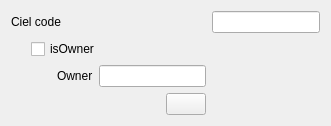
<?xml version="1.0" encoding="UTF-8"?>
<ui version="4.0">
 <class>BaseWidgets::Internal::BaseFormWidget</class>
 <widget class="QWidget" name="BaseWidgets::Internal::BaseFormWidget">
  <property name="geometry">
   <rect>
    <x>0</x>
    <y>0</y>
    <width>331</width>
    <height>106</height>
   </rect>
  </property>
  <property name="windowTitle">
   <string/>
  </property>
  <layout class="QGridLayout" name="gridLayout">
   <item row="0" column="0">
    <widget class="QLabel" name="cielCodeLabel">
     <property name="text">
      <string>Ciel code</string>
     </property>
    </widget>
   </item>
   <item row="0" column="1">
    <layout class="QHBoxLayout" name="CielCodeLayout"/>
   </item>
   <item row="0" column="2">
       <widget class="QLineEdit" name="cielCodeEdit"/>
   </item>
   <item row="1" column="0" colspan="2">
    <layout class="QGridLayout" name="gridLayout_2">
     <item row="1" column="2">
      <widget class="QLabel" name="paperRecordLabel">
       <property name="text">
        <string>Owner</string>
       </property>
       <property name="buddy">
        <cstring>ownerEdit</cstring>
       </property>
      </widget>
     </item>
     <item row="1" column="0">
      <spacer name="horizontalSpacer_2">
       <property name="orientation">
        <enum>Qt::Horizontal</enum>
       </property>
       <property name="sizeType">
        <enum>QSizePolicy::Fixed</enum>
       </property>
       <property name="sizeHint" stdset="0">
        <size>
         <width>20</width>
         <height>20</height>
        </size>
       </property>
      </spacer>
     </item>
     <item row="1" column="3">
      <widget class="QLineEdit" name="paperRecordEdit"/>
     </item>
     <item row="0" column="1" colspan="3">
      <widget class="QCheckBox" name="isSINOwnerCheck">
       <property name="text">
        <string>isOwner</string>
       </property>
      </widget>
     </item>
     <item row="0" column="0">
      <spacer name="horizontalSpacer">
       <property name="orientation">
        <enum>Qt::Horizontal</enum>
       </property>
       <property name="sizeType">
        <enum>QSizePolicy::Fixed</enum>
       </property>
       <property name="sizeHint" stdset="0">
        <size>
         <width>20</width>
         <height>20</height>
        </size>
       </property>
      </spacer>
     </item>
     <item row="1" column="1">
      <spacer name="horizontalSpacer_3">
       <property name="orientation">
        <enum>Qt::Horizontal</enum>
       </property>
       <property name="sizeType">
        <enum>QSizePolicy::Fixed</enum>
       </property>
       <property name="sizeHint" stdset="0">
        <size>
         <width>20</width>
         <height>20</height>
        </size>
       </property>
      </spacer>
     </item>
    </layout>
   </item>
   <item row="2" column="0" colspan="2">
    <layout class="QHBoxLayout" name="horizontalLayout">
     <item>
      <spacer name="horizontalSpacer_4">
       <property name="orientation">
        <enum>Qt::Horizontal</enum>
       </property>
       <property name="sizeHint" stdset="0">
        <size>
         <width>40</width>
         <height>20</height>
        </size>
       </property>
      </spacer>
     </item>
     <item>
      <widget class="QPushButton" name="declaration"/>
     </item>
    </layout>
   </item>
  </layout>
 </widget>
 <tabstops>
  <tabstop>isSINOwnerCheck</tabstop>
  <tabstop>ownerEdit</tabstop>
 </tabstops>
 <resources/>
 <connections>
  <connection>
   <sender>isSINOwnerCheck</sender>
   <signal>toggled(bool)</signal>
   <receiver>ownerEdit</receiver>
   <slot>setDisabled(bool)</slot>
   <hints>
    <hint type="sourcelabel">
     <x>99</x>
     <y>176</y>
    </hint>
    <hint type="destinationlabel">
     <x>345</x>
     <y>206</y>
    </hint>
   </hints>
  </connection>
  <connection>
   <sender>isSINOwnerCheck</sender>
   <signal>toggled(bool)</signal>
   <receiver>ownerLabel</receiver>
   <slot>setDisabled(bool)</slot>
   <hints>
    <hint type="sourcelabel">
     <x>62</x>
     <y>163</y>
    </hint>
    <hint type="destinationlabel">
     <x>50</x>
     <y>197</y>
    </hint>
   </hints>
  </connection>
 </connections>
</ui>
